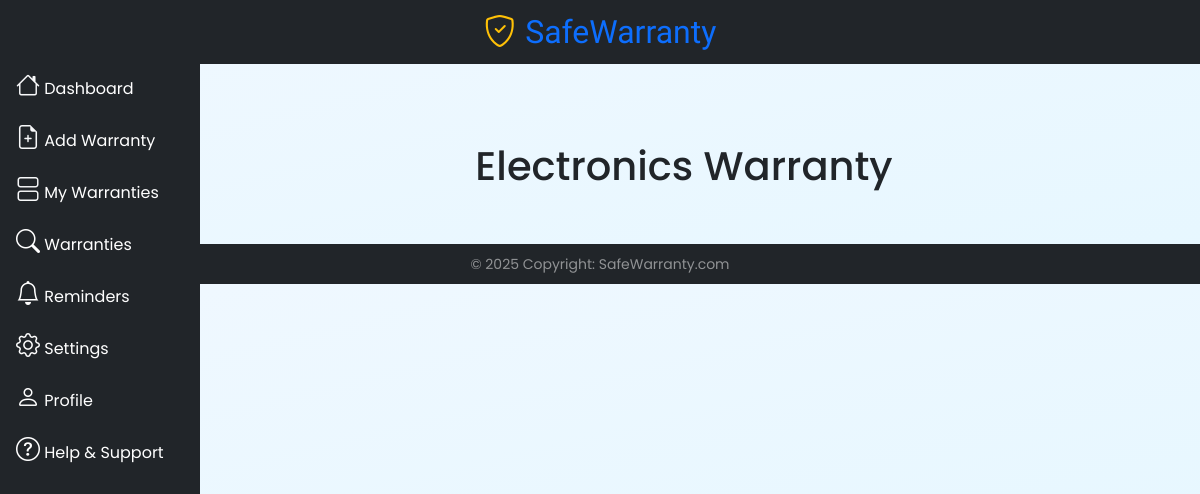
The app's page /subcategories/1, older data.
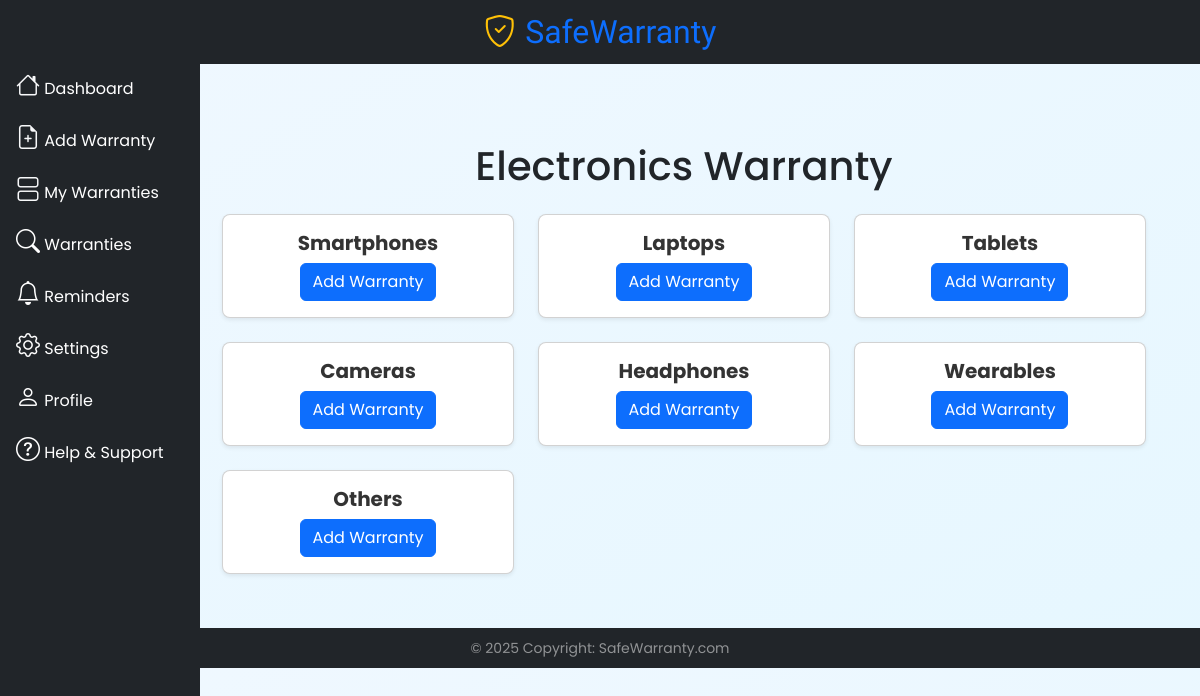
The same page, newer data.
### models/__init__.py (models this page shows, shortened)
class Category(db.Model):
    id = db.Column(db.Integer, primary_key=True)
    name = db.Column(db.String(100), nullable=False)
    subcategories = db.relationship('Subcategory', backref='category', lazy=True)

class Subcategory(db.Model):
    id = db.Column(db.Integer, primary_key=True)
    name = db.Column(db.String(100), nullable=False)
    category_id = db.Column(db.Integer, db.ForeignKey('category.id'), nullable=False)

### main.py (the view)
@app.route('/subcategories/<int:category_id>')
def subcategories_page(category_id):
    category = Category.query.get_or_404(category_id)
    subcategories = Subcategory.query.filter_by(category_id=category.id).all()
    return render_template('warranty_mgmt/add_warranty/subcategories.html', category=category, subcategories=subcategories)

### templates/warranty_mgmt/add_warranty/subcategories.html
{% extends 'base.html' %}
{% block content %}
<div class="container mt-5">
    <h1 class="text-center">{{ category.name }}</h1>
    <div class="row mt-4">
        {% for subcategory in subcategories %}
        <div class="col-md-4 mb-4">
            <div class="card shadow-sm">
                <div class="card-body text-center">
                    <h5 class="card-title">{{ subcategory.name }}</h5>
                    <a href="{{ url_for('add_warranty', subcategory_id=subcategory.id) }}" class="btn btn-primary">
                        Add Warranty
                    </a>
                </div>
            </div>
        </div>
        {% endfor %}
    </div>
</div>
{% endblock %}

### templates/base.html (shortened to what this page needs)
<!DOCTYPE html>
<html lang="en">
<head>
    <link href="https://cdn.jsdelivr.net/npm/bootstrap@5.3.0-alpha3/dist/css/bootstrap.min.css" rel="stylesheet">
    <link rel="stylesheet" href="https://cdn.jsdelivr.net/npm/bootstrap-icons@1.11.3/font/bootstrap-icons.min.css">
    <link rel="stylesheet" href="{{ url_for('static', filename='styles/style.css') }}">
    <link href="https://cdn.jsdelivr.net/npm/bootstrap-icons/font/bootstrap-icons.css" rel="stylesheet">
</head>
<body>
{% include 'layout/header.html' %}
<div class="container-fluid ">
    <div class="sidenav">
        {% include 'layout/side_navbar.html' %}
    </div>
    <div class="content">
        {% block content %}
        {% endblock %}
    </div>
</div>
{% include 'layout/footer.html' %}
</body>
</html>

### templates/layout/header.html
<nav class="navbar navbar-light bg-dark">
  <div class="container-fluid justify-content-center">
    <a class="fs-2 text-decoration-none" href="{{ url_for('index') }}"><i class="bi bi-shield-check text-warning">
    </i><span class="font-satisfy text-primary">Safe</span><span class="font-satisfy text-primary">Warranty</span></a>
  </div>
</nav>

### templates/layout/side_navbar.html (shortened to what this page needs)
<body>
<div class="sidebar bg-dark">
    <ul class="nav flex-column">
        <li class="nav-item">
            <a href="{{ url_for('index') }}" class="nav-link">
                <i class="bi bi-house fs-4 {{'active text-primary' if request.path == '/' else 'text-light' }}"></i>
                Dashboard
            </a>
        </li>
        <li class="nav-item">
            <a href="{{ url_for('categories_page') }}" class="nav-link">
                <i class="bi bi-file-earmark-plus fs-4 {{'active text-primary' if request.path == '/add_warranty' else 'text-light' }}"></i>
                Add Warranty
            </a>
        </li>
        <li class="nav-item">
            <a href="{{ url_for('get_warranties') }}" class="nav-link">
                <i class="bi bi-view-stacked fs-4 {{'active text-primary' if request.path == '/get_warranties' else 'text-light' }}"></i>
                My Warranties
            </a>
        </li>
        <li class="nav-item">
            <a href="#" class="nav-link">
                <i class="bi bi-search fs-4"></i> Warranties
            </a>
        </li>
        <li class="nav-item">
            <a href="#" class="nav-link">
                <i class="bi bi-bell fs-4"></i> Reminders
            </a>
        </li>
        <li class="nav-item">
            <a href="#" class="nav-link">
                <i class="bi bi-gear fs-4"></i> Settings
            </a>
        </li>
        <li class="nav-item">
            <a href="#" class="nav-link">
                <i class="bi bi-person fs-4"></i> Profile
            </a>
        </li>
        <li class="nav-item">
            <a href="#" class="nav-link">
                <i class="bi bi-question-circle fs-4"></i> Help & Support
            </a>
        </li>
    </ul>
</div>
</body>

### templates/layout/footer.html
  <footer id="sticky-footer" class="flex-shrink-0 py-2 bg-dark text-white-50">
    <div class="container text-center">
      <small> &copy; 2025 Copyright: SafeWarranty.com</small>
    </div>
  </footer>

### static/styles/style.css (style rules this page uses)
* { padding:0; margin:0; font-family: "Poppins", sans-serif; }
body { background: linear-gradient(to bottom right, #f0f8ff, #e6f7ff); font-family: 'Arial', sans-serif; }
.font-satisfy { font-family: 'Satisfy', cursive; }
.card { box-shadow: 0 4px 8px rgba(0, 0, 0, 0.1); border-radius: 8px; }
.card-title { font-weight: bold; color: #333; }

### templates/layout/side_navbar.html (style rules this page uses)
body { overflow-x: hidden; }
.sidebar { position: fixed; top: 0; bottom: 0; left: 0; width: 200px; background-color: #343a40; padding-top: 60px; }
.sidebar a { color: white; text-decoration: none; }
.content { margin-left: 168px; padding: 30px; }

Row changes from the older to the newer data that the page shows:
added Subcategory: name "Smartphones"
added Subcategory: name "Laptops"
added Subcategory: name "Tablets"
added Subcategory: name "Cameras"
added Subcategory: name "Headphones"
added Subcategory: name "Wearables"
added Subcategory: name "Others"
